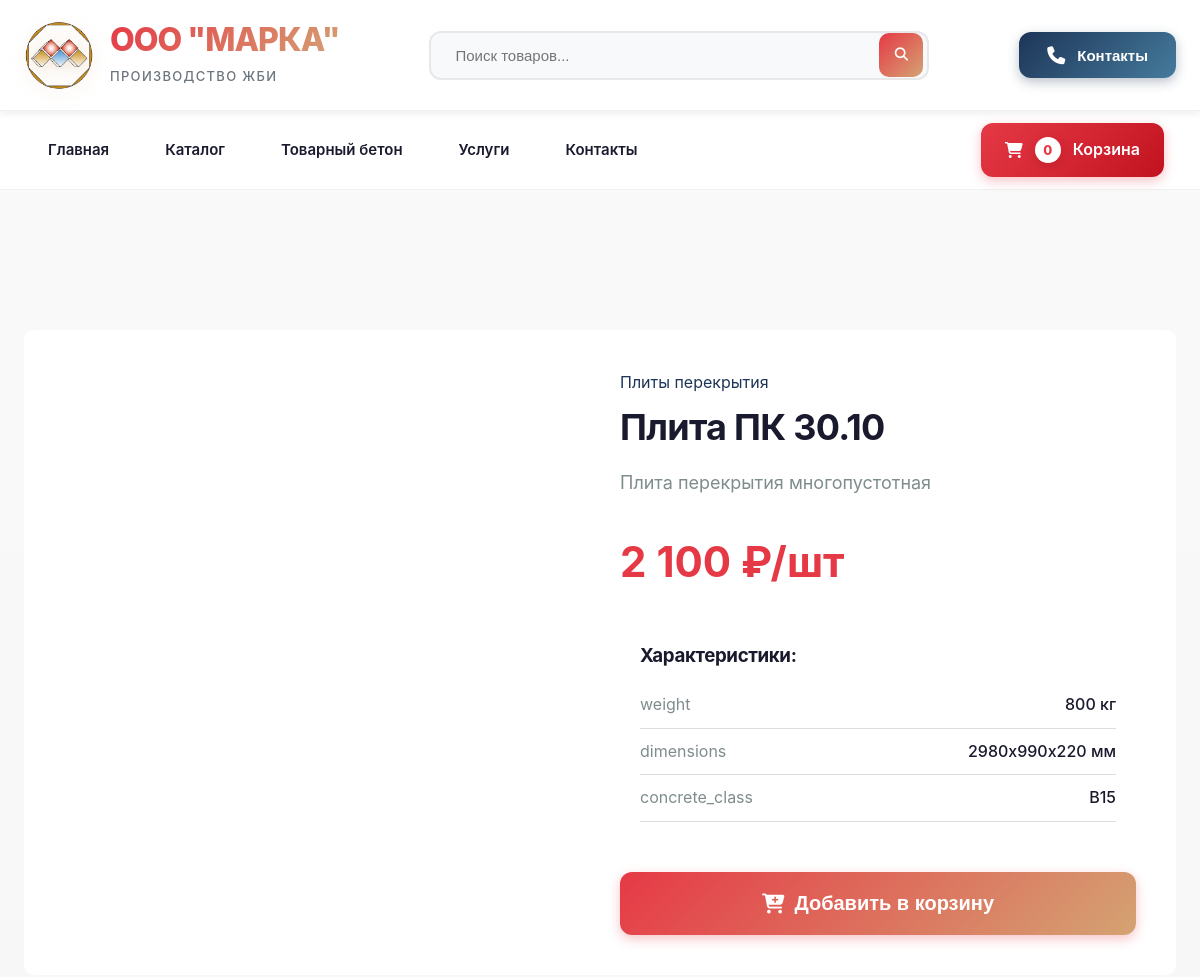
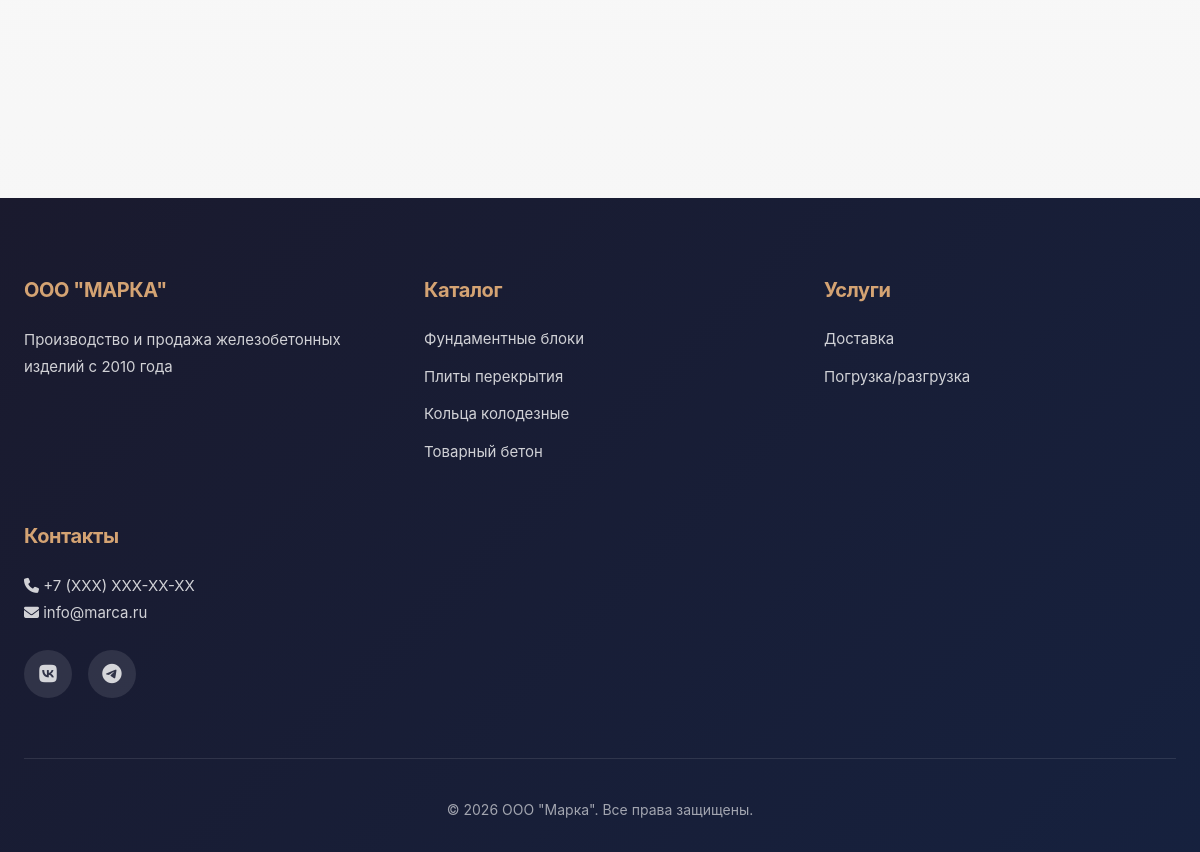
The page /product.php?slug=pk-30-10 on the database its author committed (2 pictures, top to bottom).
### tables this page shows
CREATE TABLE products (
                          id INT AUTO_INCREMENT PRIMARY KEY,
                          category_id INT,
                          name VARCHAR(255) NOT NULL,
                          slug VARCHAR(255) NOT NULL,
                          description TEXT,
                          price DECIMAL(10, 2) NOT NULL,
                          unit VARCHAR(50) DEFAULT 'шт',
                          image VARCHAR(255),
                          specifications JSON,
                          in_stock BOOLEAN DEFAULT TRUE,
                          created_at TIMESTAMP DEFAULT CURRENT_TIMESTAMP
);

CREATE TABLE categories (
                            id INT AUTO_INCREMENT PRIMARY KEY,
                            name VARCHAR(255) NOT NULL,
                            slug VARCHAR(255) NOT NULL,
                            description TEXT
);

### includes/functions.php (called while the page is built, shortened)
<?php
function getProduct($pdo, $slug) {
    $stmt = $pdo->prepare("
        SELECT p.*, c.name as category_name
        FROM products p
        LEFT JOIN categories c ON p.category_id = c.id
        WHERE p.slug = ?
    ");
    $stmt->execute([$slug]);
    return $stmt->fetch();
}
?>

### product.php (the view, shortened to what this page needs)
<?php
require_once __DIR__ . '/includes/header.php';
$slug = $_GET['slug'] ?? '';
$product = getProduct($pdo, $slug);
?>
    <div class="catalog">
        <div class="container">
            <div style="background: var(--white); border-radius: 10px; padding: 40px; margin-top: 40px;">
                <div style="display: grid; grid-template-columns: 1fr 1fr; gap: 40px;">
                    <div>
                        <div style="height: 400px; background: linear-gradient(135deg, var(--primary-gold) 0%, var(--primary-brown) 100%); border-radius: 10px; display: flex; align-items: center; justify-content: center; font-size: 120px; color: var(--white);">
                            <i class="fas fa-cube"></i>
                        </div>
                    </div>
                    <div>
                        <div style="color: var(--primary-blue); margin-bottom: 10px;">
                            <?php echo htmlspecialchars($product['category_name']); ?>
                        </div>
                        <h1 style="font-size: 36px; margin-bottom: 20px; color: var(--dark);">
                            <?php echo htmlspecialchars($product['name']); ?>
                        </h1>
                        <p style="font-size: 18px; color: #7f8c8d; margin-bottom: 30px;">
                            <?php echo htmlspecialchars($product['description']); ?>
                        </p>
                        <div style="font-size: 42px; color: var(--primary-red); font-weight: bold; margin-bottom: 30px;">
                            <?php echo number_format($product['price'], 0, '.', ' '); ?> ₽/<?php echo htmlspecialchars($product['unit']); ?>
                        </div>
                        <?php if ($product['specifications']): ?>
                            <div style="background: var(--light); padding: 20px; border-radius: 10px; margin-bottom: 30px;">
                                <h3 style="margin-bottom: 15px;">Характеристики:</h3>
                                <?php
                                $specs = json_decode($product['specifications'], true);
                                foreach ($specs as $key => $value): ?>
                                    <div style="display: flex; justify-content: space-between; padding: 10px 0; border-bottom: 1px solid #ddd;">
                                        <span style="color: #7f8c8d;"><?php echo htmlspecialchars($key); ?></span>
                                        <span style="font-weight: 500;"><?php echo htmlspecialchars($value); ?></span>
                                    </div>
                                <?php endforeach; ?>
                            </div>
                        <?php endif; ?>
                        <button class="btn-add-cart" style="padding: 20px; font-size: 20px;"
                                onclick="addToCart(<?php echo $product['id']; ?>, '<?php echo htmlspecialchars($product['name']); ?>', <?php echo $product['price']; ?>)">
                            <i class="fas fa-cart-plus"></i> Добавить в корзину
                        </button>
                    </div>
                </div>
            </div>
        </div>
    </div>
<?php require_once __DIR__ . '/includes/footer.php'; ?>

### css/style.css (style rules this page uses)
* { margin: 0; padding: 0; box-sizing: border-box; }
:root { --primary-red: #E63946; --primary-blue: #1D3557; --accent-gold: #D4A373; --light-gold: #FAEDCD; --warm-brown: #8B5E3C; --dark: #1A1A2E; --darker: #16213E; --gray: #6C757D; --light-gray: #F8F9FA; --white: #FFFFFF; --gradient-primary: linear-gradient(135deg, #E63946 0%, #D4A373 100%); --gradient-blue: linear-gradient(135deg, #1D3557 0%, #457B9D 100%); --gradient-gold: linear-gradient(135deg, #D4A373 0%, #FAEDCD 100%); --shadow-sm: 0 2px 8px rgba(0,0,0,0.08); --shadow-md: 0 8px 24px rgba(0,0,0,0.12); --shadow-lg: 0 16px 48px rgba(0,0,0,0.15); --shadow-hover: 0 12px 36px rgba(230, 57, 70, 0.2); --transition-fast: 0.2s ease; --transition-normal: 0.3s ease; --transition-slow: 0.5s ease; }
body { font-family: 'Inter', -apple-system, BlinkMacSystemFont, 'Segoe UI', Roboto, sans-serif; background: linear-gradient(180deg, #FAFAFA 0%, #F5F5F5 100%); color: var(--dark); line-height: 1.6; overflow-x: hidden; }
h1, h2, h3, h4, h5, h6 { font-weight: 700; line-height: 1.2; letter-spacing: -0.02em; }
.container { max-width: 1280px; margin: 0 auto; padding: 0 24px; }
.catalog { padding: 100px 0; }
.btn-add-cart { width: 100%; padding: 16px; background: var(--gradient-primary); color: var(--white); border: none; border-radius: 12px; cursor: pointer; font-size: 16px; font-weight: 700; transition: all var(--transition-normal); box-shadow: 0 4px 12px rgba(230, 57, 70, 0.3); display: flex; align-items: center; justify-content: center; gap: 10px; }

### rows shown on the page
products: category.name "Плиты перекрытия", name "Плита ПК 30.10", description "Плита перекрытия многопустотная", price "2 100", unit "шт", specifications "800 кг", specifications "2980x990x220 мм", specifications "B15"

### other values the page prints
$cartCount "0"
$key "weight"
$key "dimensions"
$key "concrete_class"
ADMIN_PHONE "+7 (XXX) XXX-XX-XX"
ADMIN_EMAIL "info@marca.ru"
